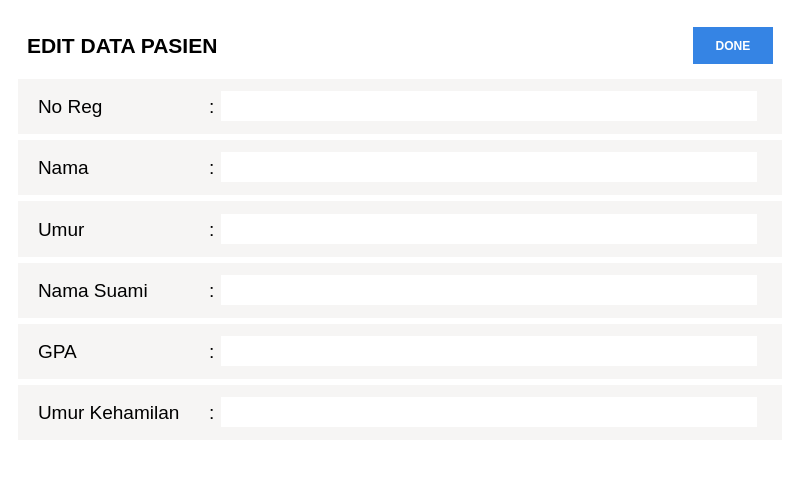
<?xml version="1.0" encoding="UTF-8"?>
<ui version="4.0">
 <class>MainWindow</class>
 <widget class="QMainWindow" name="MainWindow">
  <property name="geometry">
   <rect>
    <x>0</x>
    <y>0</y>
    <width>800</width>
    <height>480</height>
   </rect>
  </property>
  <property name="windowTitle">
   <string>MainWindow</string>
  </property>
  <property name="styleSheet">
   <string notr="true">background-color: rgb(255, 255, 255);</string>
  </property>
  <widget class="QWidget" name="centralwidget">
   <property name="styleSheet">
    <string notr="true">border:0</string>
   </property>
   <layout class="QVBoxLayout" name="verticalLayout">
    <item>
     <widget class="QFrame" name="frame_3">
      <property name="frameShape">
       <enum>QFrame::StyledPanel</enum>
      </property>
      <property name="frameShadow">
       <enum>QFrame::Raised</enum>
      </property>
      <layout class="QVBoxLayout" name="verticalLayout_2">
       <item>
        <widget class="QFrame" name="frame_8">
         <property name="frameShape">
          <enum>QFrame::StyledPanel</enum>
         </property>
         <property name="frameShadow">
          <enum>QFrame::Raised</enum>
         </property>
         <layout class="QHBoxLayout" name="horizontalLayout_7">
          <item>
           <widget class="QLabel" name="label">
            <property name="font">
             <font>
              <pointsize>16</pointsize>
              <weight>75</weight>
              <bold>true</bold>
             </font>
            </property>
            <property name="text">
             <string>EDIT DATA PASIEN</string>
            </property>
           </widget>
          </item>
          <item>
           <widget class="QPushButton" name="btn_done">
            <property name="sizePolicy">
             <sizepolicy hsizetype="Minimum" vsizetype="Minimum">
              <horstretch>0</horstretch>
              <verstretch>0</verstretch>
             </sizepolicy>
            </property>
            <property name="minimumSize">
             <size>
              <width>0</width>
              <height>20</height>
             </size>
            </property>
            <property name="maximumSize">
             <size>
              <width>80</width>
              <height>16777215</height>
             </size>
            </property>
            <property name="font">
             <font>
              <weight>75</weight>
              <bold>true</bold>
             </font>
            </property>
            <property name="styleSheet">
             <string notr="true">
background-color: rgb(53, 132, 228);
color: rgb(255, 255, 255);</string>
            </property>
            <property name="text">
             <string>DONE</string>
            </property>
            <property name="iconSize">
             <size>
              <width>18</width>
              <height>18</height>
             </size>
            </property>
           </widget>
          </item>
         </layout>
        </widget>
       </item>
       <item>
        <widget class="QFrame" name="frame">
         <property name="styleSheet">
          <string notr="true">background-color: rgb(246, 245, 244);</string>
         </property>
         <property name="frameShape">
          <enum>QFrame::StyledPanel</enum>
         </property>
         <property name="frameShadow">
          <enum>QFrame::Raised</enum>
         </property>
         <layout class="QHBoxLayout" name="horizontalLayout">
          <property name="leftMargin">
           <number>20</number>
          </property>
          <property name="rightMargin">
           <number>25</number>
          </property>
          <item>
           <widget class="QLabel" name="label_2">
            <property name="minimumSize">
             <size>
              <width>165</width>
              <height>0</height>
             </size>
            </property>
            <property name="maximumSize">
             <size>
              <width>16777215</width>
              <height>16777215</height>
             </size>
            </property>
            <property name="font">
             <font>
              <pointsize>14</pointsize>
             </font>
            </property>
            <property name="text">
             <string>No Reg</string>
            </property>
           </widget>
          </item>
          <item>
           <widget class="QLabel" name="label_3">
            <property name="font">
             <font>
              <pointsize>14</pointsize>
             </font>
            </property>
            <property name="text">
             <string>:</string>
            </property>
           </widget>
          </item>
          <item>
           <widget class="QLineEdit" name="in_noreg">
            <property name="minimumSize">
             <size>
              <width>0</width>
              <height>30</height>
             </size>
            </property>
            <property name="styleSheet">
             <string notr="true">background-color: rgb(255, 255, 255);</string>
            </property>
           </widget>
          </item>
         </layout>
        </widget>
       </item>
       <item>
        <widget class="QFrame" name="frame_2">
         <property name="styleSheet">
          <string notr="true">background-color: rgb(246, 245, 244);</string>
         </property>
         <property name="frameShape">
          <enum>QFrame::StyledPanel</enum>
         </property>
         <property name="frameShadow">
          <enum>QFrame::Raised</enum>
         </property>
         <layout class="QHBoxLayout" name="horizontalLayout_2">
          <property name="leftMargin">
           <number>20</number>
          </property>
          <property name="rightMargin">
           <number>25</number>
          </property>
          <item>
           <widget class="QLabel" name="label_4">
            <property name="minimumSize">
             <size>
              <width>165</width>
              <height>0</height>
             </size>
            </property>
            <property name="maximumSize">
             <size>
              <width>16777215</width>
              <height>16777215</height>
             </size>
            </property>
            <property name="font">
             <font>
              <pointsize>14</pointsize>
             </font>
            </property>
            <property name="text">
             <string>Nama</string>
            </property>
           </widget>
          </item>
          <item>
           <widget class="QLabel" name="label_5">
            <property name="font">
             <font>
              <pointsize>14</pointsize>
             </font>
            </property>
            <property name="text">
             <string>:</string>
            </property>
           </widget>
          </item>
          <item>
           <widget class="QLineEdit" name="in_nama">
            <property name="minimumSize">
             <size>
              <width>0</width>
              <height>30</height>
             </size>
            </property>
            <property name="styleSheet">
             <string notr="true">background-color: rgb(255, 255, 255);</string>
            </property>
           </widget>
          </item>
         </layout>
        </widget>
       </item>
       <item>
        <widget class="QFrame" name="frame_4">
         <property name="styleSheet">
          <string notr="true">background-color: rgb(246, 245, 244);</string>
         </property>
         <property name="frameShape">
          <enum>QFrame::StyledPanel</enum>
         </property>
         <property name="frameShadow">
          <enum>QFrame::Raised</enum>
         </property>
         <layout class="QHBoxLayout" name="horizontalLayout_3">
          <property name="leftMargin">
           <number>20</number>
          </property>
          <property name="rightMargin">
           <number>25</number>
          </property>
          <item>
           <widget class="QLabel" name="label_6">
            <property name="minimumSize">
             <size>
              <width>165</width>
              <height>0</height>
             </size>
            </property>
            <property name="maximumSize">
             <size>
              <width>16777215</width>
              <height>16777215</height>
             </size>
            </property>
            <property name="font">
             <font>
              <pointsize>14</pointsize>
             </font>
            </property>
            <property name="text">
             <string>Umur</string>
            </property>
           </widget>
          </item>
          <item>
           <widget class="QLabel" name="label_7">
            <property name="font">
             <font>
              <pointsize>14</pointsize>
             </font>
            </property>
            <property name="text">
             <string>:</string>
            </property>
           </widget>
          </item>
          <item>
           <widget class="QLineEdit" name="in_umur">
            <property name="minimumSize">
             <size>
              <width>0</width>
              <height>30</height>
             </size>
            </property>
            <property name="styleSheet">
             <string notr="true">background-color: rgb(255, 255, 255);</string>
            </property>
           </widget>
          </item>
         </layout>
        </widget>
       </item>
       <item>
        <widget class="QFrame" name="frame_5">
         <property name="styleSheet">
          <string notr="true">background-color: rgb(246, 245, 244);
</string>
         </property>
         <property name="frameShape">
          <enum>QFrame::StyledPanel</enum>
         </property>
         <property name="frameShadow">
          <enum>QFrame::Raised</enum>
         </property>
         <layout class="QHBoxLayout" name="horizontalLayout_4">
          <property name="leftMargin">
           <number>20</number>
          </property>
          <property name="rightMargin">
           <number>25</number>
          </property>
          <item>
           <widget class="QLabel" name="label_8">
            <property name="minimumSize">
             <size>
              <width>165</width>
              <height>0</height>
             </size>
            </property>
            <property name="maximumSize">
             <size>
              <width>16777215</width>
              <height>16777215</height>
             </size>
            </property>
            <property name="font">
             <font>
              <pointsize>14</pointsize>
             </font>
            </property>
            <property name="text">
             <string>Nama Suami</string>
            </property>
           </widget>
          </item>
          <item>
           <widget class="QLabel" name="label_9">
            <property name="font">
             <font>
              <pointsize>14</pointsize>
             </font>
            </property>
            <property name="text">
             <string>:</string>
            </property>
           </widget>
          </item>
          <item>
           <widget class="QLineEdit" name="in_suami">
            <property name="minimumSize">
             <size>
              <width>0</width>
              <height>30</height>
             </size>
            </property>
            <property name="styleSheet">
             <string notr="true">background-color: rgb(255, 255, 255);</string>
            </property>
           </widget>
          </item>
         </layout>
        </widget>
       </item>
       <item>
        <widget class="QFrame" name="frame_6">
         <property name="styleSheet">
          <string notr="true">background-color: rgb(246, 245, 244);</string>
         </property>
         <property name="frameShape">
          <enum>QFrame::StyledPanel</enum>
         </property>
         <property name="frameShadow">
          <enum>QFrame::Raised</enum>
         </property>
         <layout class="QHBoxLayout" name="horizontalLayout_5">
          <property name="leftMargin">
           <number>20</number>
          </property>
          <property name="rightMargin">
           <number>25</number>
          </property>
          <item>
           <widget class="QLabel" name="label_10">
            <property name="minimumSize">
             <size>
              <width>165</width>
              <height>0</height>
             </size>
            </property>
            <property name="maximumSize">
             <size>
              <width>16777215</width>
              <height>16777215</height>
             </size>
            </property>
            <property name="font">
             <font>
              <pointsize>14</pointsize>
             </font>
            </property>
            <property name="text">
             <string>GPA</string>
            </property>
           </widget>
          </item>
          <item>
           <widget class="QLabel" name="label_11">
            <property name="font">
             <font>
              <pointsize>14</pointsize>
             </font>
            </property>
            <property name="text">
             <string>:</string>
            </property>
           </widget>
          </item>
          <item>
           <widget class="QLineEdit" name="in_gpa">
            <property name="minimumSize">
             <size>
              <width>0</width>
              <height>30</height>
             </size>
            </property>
            <property name="styleSheet">
             <string notr="true">background-color: rgb(255, 255, 255);</string>
            </property>
           </widget>
          </item>
         </layout>
        </widget>
       </item>
       <item>
        <widget class="QFrame" name="frame_7">
         <property name="styleSheet">
          <string notr="true">background-color: rgb(246, 245, 244);</string>
         </property>
         <property name="frameShape">
          <enum>QFrame::StyledPanel</enum>
         </property>
         <property name="frameShadow">
          <enum>QFrame::Raised</enum>
         </property>
         <layout class="QHBoxLayout" name="horizontalLayout_6">
          <property name="leftMargin">
           <number>20</number>
          </property>
          <property name="rightMargin">
           <number>25</number>
          </property>
          <item>
           <widget class="QLabel" name="label_12">
            <property name="minimumSize">
             <size>
              <width>165</width>
              <height>0</height>
             </size>
            </property>
            <property name="maximumSize">
             <size>
              <width>16777215</width>
              <height>16777215</height>
             </size>
            </property>
            <property name="font">
             <font>
              <pointsize>14</pointsize>
             </font>
            </property>
            <property name="text">
             <string>Umur Kehamilan</string>
            </property>
           </widget>
          </item>
          <item>
           <widget class="QLabel" name="label_13">
            <property name="font">
             <font>
              <pointsize>14</pointsize>
             </font>
            </property>
            <property name="text">
             <string>:</string>
            </property>
           </widget>
          </item>
          <item>
           <widget class="QLineEdit" name="in_umurkehamilan">
            <property name="minimumSize">
             <size>
              <width>0</width>
              <height>30</height>
             </size>
            </property>
            <property name="styleSheet">
             <string notr="true">background-color: rgb(255, 255, 255);</string>
            </property>
           </widget>
          </item>
         </layout>
        </widget>
       </item>
      </layout>
     </widget>
    </item>
   </layout>
  </widget>
  <widget class="QStatusBar" name="statusbar"/>
 </widget>
 <resources/>
 <connections/>
</ui>
